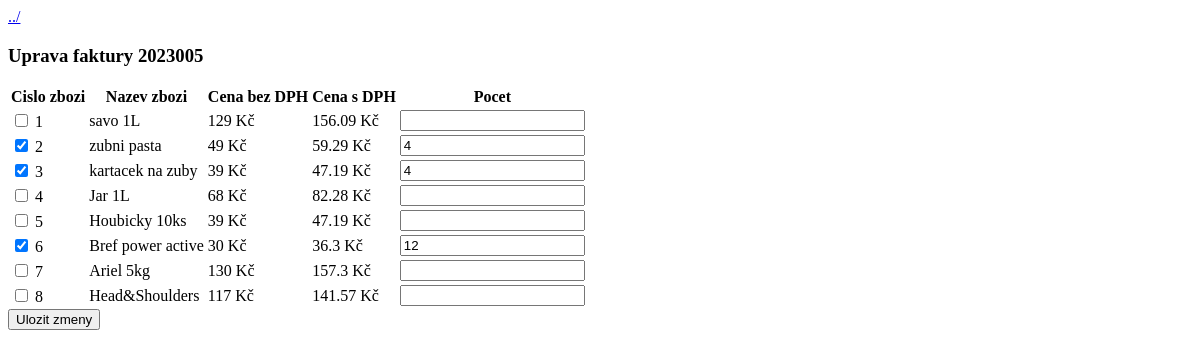
Before: /upravobjednavku.php?id=2023005 with the older database file.
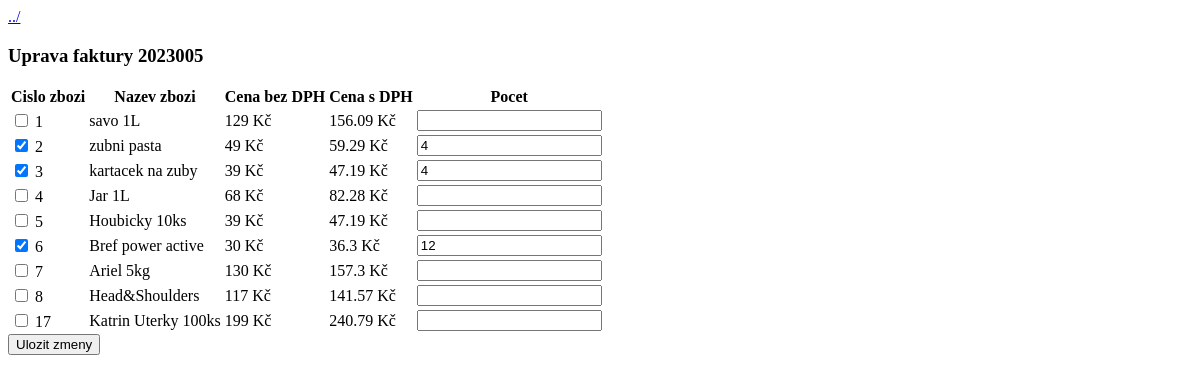
After: the same page with the newer database file.
### tables this page shows
CREATE TABLE `zbozi` (
  `id_zbozi` smallint NOT NULL AUTO_INCREMENT,
  `nazev` varchar(32) NOT NULL,
  `cena` int NOT NULL,
  PRIMARY KEY (`id_zbozi`)
);

CREATE TABLE `faktura_zbozi` (
  `id` int NOT NULL AUTO_INCREMENT,
  `faktura_id` int NOT NULL,
  `zbozi_id` smallint NOT NULL,
  `pocet` smallint NOT NULL,
  PRIMARY KEY (`id`),
  KEY `faktura_id` (`faktura_id`),
  KEY `zbozi_id` (`zbozi_id`),
  CONSTRAINT `faktura_zbozi_ibfk_1` FOREIGN KEY (`faktura_id`) REFERENCES `faktura` (`id_fak`) ON DELETE CASCADE,
  CONSTRAINT `faktura_zbozi_ibfk_2` FOREIGN KEY (`zbozi_id`) REFERENCES `zbozi` (`id_zbozi`) ON DELETE CASCADE
);

### inc/functions.php (called while the page is built, shortened)
<?php
    function vypis_zbozi($pdo) {
        $query = "SELECT * FROM zbozi;";
        $stmt = $pdo->prepare($query);
        $stmt->execute();
        $results = $stmt->fetchall(PDO::FETCH_ASSOC);
        if ($results) {
            return $results;
        }
        return false;
    }
    function vypis_objednavku($id_fak, $pdo) {
        $query = "SELECT zbozi_id, pocet FROM faktura_zbozi WHERE faktura_id = $id_fak;";
        $stmt = $pdo->prepare($query);
        $stmt->execute();
        $results = $stmt->fetchall(PDO::FETCH_ASSOC);
        if ($results) {
            return $results;
        }
        return false;
    }

### upravobjednavku.php (the view, shortened to what this page needs)
<?php
require_once("inc/functions.php");
$id_fak = htmlentities($_GET["id"]);
require_once("inc/dbh.inc.php");
$objednavka = vypis_objednavku($id_fak, $conn);
$zbozi = vypis_zbozi($conn);
$objednane_zbozi = array_map(
    function ($a) {
        return $a['zbozi_id'];
    }, $objednavka);
$counter = 0;
?>
<!DOCTYPE html>
<html lang="en">
<head>
</head>
<body>
    <a href=<?php echo "faktura.php?id=" . $id_fak ?>>../</a>
    <h3>Uprava faktury <?php echo $id_fak ?></h3>
    <form action="inc/upravobjed.inc.php" method="POST">
            <table>
                <thead>
                    <tr>
                        <th>Cislo zbozi</th>
                        <th>Nazev zbozi</th>
                        <th>Cena bez DPH</th>
                        <th>Cena s DPH</th>
                        <th>Pocet</th>
                    </tr>
                </thead>
                <tbody>
                    <?php foreach ($zbozi as $produkt) {
                        ?>
                        <tr>
                            <td>
                                <input
                                type="checkbox"
                                name="id_zbozi[<?php echo $produkt["id_zbozi"]; ?>]"
                                value=<?php echo $produkt["id_zbozi"]; ?>
                                <?php if (in_array($produkt["id_zbozi"], $objednane_zbozi)) {echo "checked";}; ?>
                                >
                                <?php echo $produkt["id_zbozi"]; ?>
                            </td>
                            <td><?php echo $produkt["nazev"] ?></td>
                            <td><?php echo $produkt["cena"] . " Kč"; ?></td>
                            <td><?php echo strval(intval($produkt["cena"]) * 1.21) . " Kč"; ?></td>
                            <td>
                                <input
                                type="number"
                                name="ks[<?php echo $produkt["id_zbozi"]; ?>]"
                                min=1
                                <?php
                                    if(in_array($produkt["id_zbozi"], $objednane_zbozi)) {
                                        echo "value='" . $objednavka[$counter]["pocet"] . "'";
                                        $counter+=1;
                                    }; ?>
                                >
                            </td>
                        </tr>
                        <?php
                    }
                    ?>
                </tbody>
            </table>
        <button type="submit" name="uprav">Ulozit zmeny</button>
    </form>
</body>
</html>

Changed rows visible on the page:
added zbozi: id_zbozi "17", nazev "Katrin Uterky 100ks", cena "199", intval($produkt['cena'])*1.21 "240.79"
